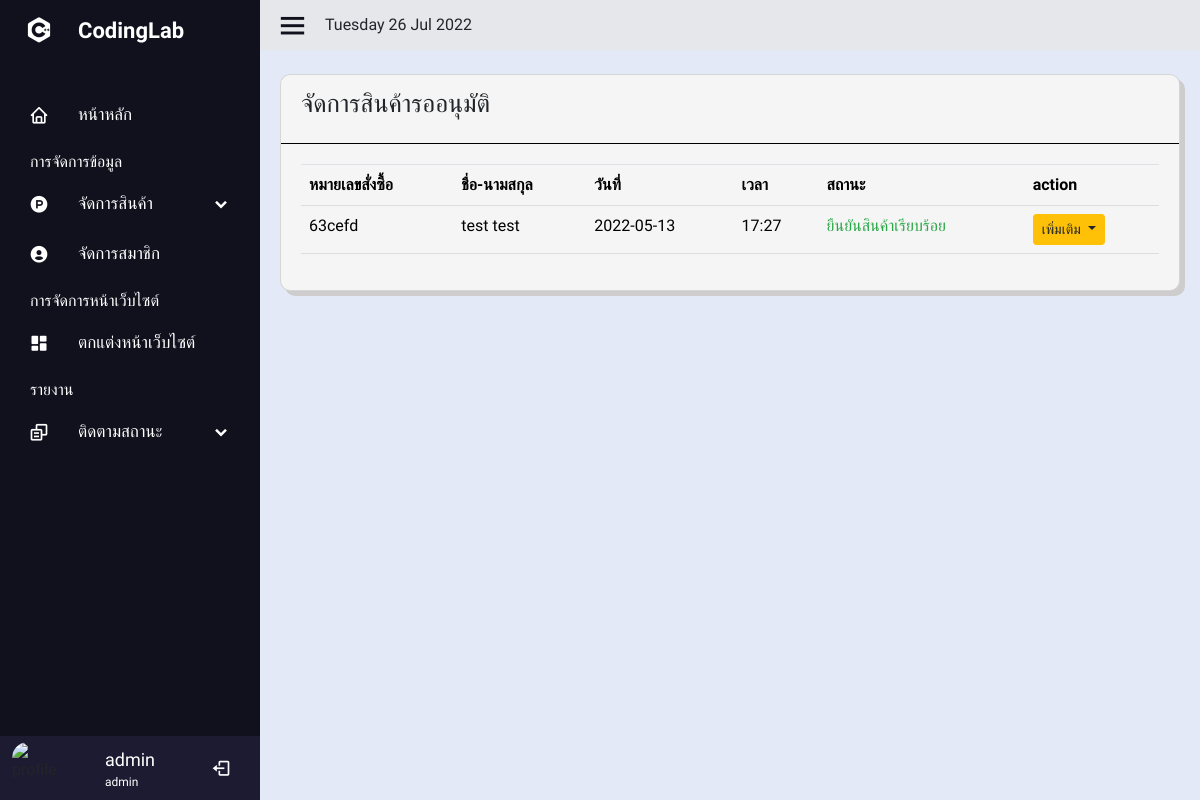
Screenshot of /admin/pending.php (signed in) with the database file from the repository.
### tables this page shows
CREATE TABLE `users` (
  `id` int(10) NOT NULL AUTO_INCREMENT,
  `firstname` varchar(255) NOT NULL,
  `lastname` varchar(255) NOT NULL,
  `email` varchar(255) NOT NULL,
  `password` varchar(255) NOT NULL,
  `urole` varchar(255) NOT NULL,
  `created_at` timestamp NOT NULL DEFAULT current_timestamp(),
  `phone` varchar(50) NOT NULL,
  `sex` varchar(255) NOT NULL,
  `status` text NOT NULL,
  PRIMARY KEY (`id`)
);

CREATE TABLE `payment` (
  `pay_id` int(10) NOT NULL AUTO_INCREMENT,
  `pay_name` varchar(100) NOT NULL,
  `pay_email` varchar(100) NOT NULL,
  `pay_Phone` varchar(100) NOT NULL,
  `pay_price` int(11) NOT NULL,
  `pay_date` varchar(50) NOT NULL,
  `delivery_date` varchar(50) DEFAULT NULL,
  `pay_time` varchar(50) NOT NULL,
  `delivery_time` varchar(50) NOT NULL,
  `pay_note` varchar(100) NOT NULL,
  `pay_pic` varchar(255) NOT NULL,
  `bill_trx` varchar(255) NOT NULL,
  `pay_ems` varchar(50) NOT NULL,
  `pay_id_ems` varchar(50) DEFAULT NULL,
  `pay_status` varchar(50) NOT NULL,
  PRIMARY KEY (`pay_id`)
);

### admin/pending.php (the view, shortened to what this page needs)
<?php include('sidebar.php'); ?>
<section class="home-section">
    <div class="home-content">
        <i class='bx bx-menu'></i>
        <?php
        echo date('l' . ' ' . 'd' . ' ' . 'M' . ' ' . 'Y');
        ?>
    </div>
    <div class="table-content mt-4">
        <div class="card">
            <div class="card-head pr-2">
                <p>จัดการสินค้ารออนุมัติ</p>
            </div>
            <div class="card-body">
                <div class="box-tale">
                    <table class="table" id="dataal">
                        <thead>
                            <tr>
                                <th>หมายเลขสั่งซื้อ</th>
                                <th>ชื่อ-นามสกุล</th>
                                <th>วันที่</th>
                                <th>เวลา</th>
                                <th>สถานะ</th>
                                <th>action</th>
                            </tr>
                        </thead>
                        <tbody>
                            <?php
                            $sql = $conn->prepare("SELECT * FROM payment order by pay_date ASC");
                            $sql->execute();
                            $row = $sql->fetchAll(PDO::FETCH_OBJ);
                            if ($sql->rowCount() > 0) {
                                foreach ($row as $res) {
                            ?>
                                    <tr>
                                        <td><?php echo $res->bill_trx; ?></td>
                                        <td><?php echo $res->pay_name; ?></td>
                                        <td><?php echo $res->pay_date; ?></td>
                                        <td><?php echo $res->pay_time; ?></td>
                                        <?php if ($res->pay_status == 'รอการยืนยันการสั่งซื้อ') {
                                        ?>
                                            <td class="text-warning"><?php echo $res->pay_status; ?></td>
                                        <?php } else { ?>
                                            <td class="text-success"><?php echo $res->pay_status; ?></td>
                                        <?php } ?>
                                        <td>
                                            <div class="dropdown open">
                                                <button class="btn btn-warning dropdown-toggle btn-sm" type="button" id="triggerId" data-toggle="dropdown" aria-haspopup="true" aria-expanded="false">
                                                    เพิ่มเติม
                                                </button>
                                            </div>
                                        </td>
                                    </tr>
                            <?php     }
                            } ?>
                        </tbody>
                    </table>
                </div>
            </div>
        </div>
    </div>
</section>
<br>
</body>
</html>

### admin/sidebar.php (shortened to what this page needs)
<?php
include('../include/connect.php')
?>
<!doctype html>
<html lang="th">
<link href='https://unpkg.com/boxicons@2.1.2/css/boxicons.min.css' rel='stylesheet'>
<link rel="stylesheet" href="https://cdn.jsdelivr.net/npm/bootstrap@4.0.0/dist/css/bootstrap.min.css">
<link rel="stylesheet" href="assets/css/sw_custom.css">
<link rel="stylesheet" href="styles.css">
<body>
    <div class="sidebar">
        <div class="logo-detil">
            <i class="bx bxl-c-plus-plus"></i>
            <span class="logo-name">
                CodingLab
            </span>
        </div>
        <ul class="nav-linked">
            <li>
                <a href="index.php">
                    <i class='bx bx-home'></i>
                    <span class="link-named">
                        หน้าหลัก
                    </span>
                </a>
            </li>
            <p class="manage">การจัดการข้อมูล</p>
            <li>
                <div class="icon-link">
                    <a href="#">
                        <i class='bx bxl-product-hunt'></i>
                        <span class="link-named">
                            จัดการสินค้า
                        </span>
                    </a>
                    <i class='bx bxs-chevron-down arrow'></i>
                </div>
            </li>
            <li>
                <a href="useredit.php">
                    <i class='bx bxs-user-circle'></i>
                    <span class="link-named">
                        จัดการสมาชิก
                    </span>
                </a>
            </li>
            <p class="manage">การจัดการหน้าเว็บไซต์</p>
            <li>
                <a href="Carousel.php">
                    <i class='bx bxs-dashboard'></i>
                    <span class="link-named">
                        ตกแต่งหน้าเว็บไซต์
                    </span>
                </a>
            </li>
            <p class="manage">รายงาน</p>
            <li>
                <div class="icon-link">
                    <a href="#">
                        <i class='bx bx-copy-alt'></i>
                        <span class="link-named">
                            ติดตามสถานะ
                        </span>
                    </a>
                    <i class='bx bxs-chevron-down arrow'></i>
                </div>
            </li>
            <li>
                <?php
                if (isset($_SESSION['admin_login'])) {
                    $sql = $conn->prepare("SELECT * FROM users WHERE id = '" . $_SESSION["admin_login"] . "' LIMIT 1");
                    $sql->execute();
                    $row = $sql->fetch(PDO::FETCH_ASSOC);
                } else {
                    echo "<script>window.location='../index.php'</script>";
                    exit;
                }
                ?>
                <div class="profile-details">
                    <div class="profile-content">
                        <img src="https://media-cdn.tripadvisor.com/media/photo-s/15/a4/9b/77/legacy-hotel-at-img-academy.jpg" alt="profile">
                    </div>
                    <div class="name-job">
                        <div class="profile-name"><?php echo $row['firstname']; ?></div>
                        <div class="job"><?php echo $row['urole']; ?></div>
                    </div>
                    <a href="../include/logout.php"> <i class="bx bx-log-out"></i></a>
                </div>
            </li>
        </ul>
    </div>

### admin/styles.css (style rules this page uses)
* { margin: 0; padding: 0; box-sizing: border-box; font-family: 'Mitr', sans-serif; }
body { background-color: #E4E9F7; }
.sidebar { position: fixed; top: 0; left: 0; height: 100%; width: 260px; background: #11101d; z-index: 100; transition: all 0.5s ease; }
.sidebar .manage { color: #fff; margin-top: 10px; margin-left: 30px; margin-bottom: 5px; }
.sidebar .logo-detil { height: 60px; width: 100%; display: flex; align-items: center; }
.sidebar .logo-detil i { font-size: 30px; color: #fff; height: 50px; min-width: 78px; text-align: center; line-height: 50px; }
.sidebar .logo-detil .logo-name { font-size: 22px; color: #fff; font-weight: 600; transition: 0.3s ease; transition-delay: 0.1s; }
.sidebar .nav-linked { height: 100%; padding: 30px 0 150px 0; overflow: auto; }
.sidebar .nav-linked li .icon-link { display: flex; align-items: center; justify-content: space-between; }
.sidebar .nav-linked li { position: relative; list-style: none; transition: all 0.4s ease; }
.sidebar .nav-linked li i { height: 50px; min-width: 78px; text-align: center; line-height: 50px; color: #fff; font-size: 20px; cursor: pointer; transition: all 0.3s ease; }
.sidebar .nav-linked li a { display: flex; align-items: center; text-decoration: none; }
.sidebar .nav-linked li a .link-named { font-size: 17px; font-weight: 400; color: #fff; }
.sidebar .profile-details { position: fixed; bottom: 0; width: 260px; display: flex; align-items: center; justify-content: space-between; background-color: #1d1b31; padding: 6px 0; width: 260px; transition: all 0.5s ease; }
.sidebar .profile-details .profile-content { display: flex; align-items: center; }
.sidebar .profile-details img { height: 52px; width: 52px; object-fit: cover; border-radius: 16px; margin: 0 14px 0 12px; background-color: #1d1b31; transition: all 0.5s ease; }
.sidebar .profile-details .profile-name, .sidebar .profile-details .job { color: #fff; font-size: 18px; font-weight: 500; white-space: nowrap; }
.sidebar .profile-details .job { font-size: 12px; }
.home-section { position: relative; height: 100%; left: 260px; width: calc(100% - 260px ); transition: all 0.5s ease; }
.home-section .home-content { background-color: #e5e7ea; height: 50px; display: flex; align-items: center; }
.home-section .home-content .bx-menu, .home-section .home-content .text { color: #11101d; font-size: 35px; }
.home-section .home-content .bx-menu { margin: 0 15px; cursor: pointer; }
.home-section .table-content { display: flex; margin-left: 20px; margin-right: 20px; }
.home-section .card { background-color: #F5F5F5; width: 100%; height: auto; border-radius: 10px; box-shadow: 5px 5px #cecccc; }
.home-section .card .card-head { border-bottom: 1px solid black ; }
.home-section .card .card-head p { margin: 10px 0 20px 20px; font-size: 25px; }
.home-section .table-content .box-tale { color: black; width: 100%; }
.home-section .table-content .box-tale table { border-collapse: collapse; width: 100%; height: auto; }
.home-section .table-content .box-tale th { padding: 8px; text-align: left; border-bottom: 1px solid #ddd; }
.home-section .table-content .box-tale td { padding: 8px; text-align: left; border-bottom: 1px solid #ddd; }

### rows the page displays
users: firstname "admin", urole "admin"
payment: bill_trx "63cefd", pay_name "test test", pay_date "2022-05-13", pay_time "17:27", pay_status "ยืนยันสินค้าเรียบร้อย"

### other values shown
date('l' . ' ' . 'd' . ' ' . 'M' . ' ' . 'Y') "Tuesday 26 Jul 2022"
